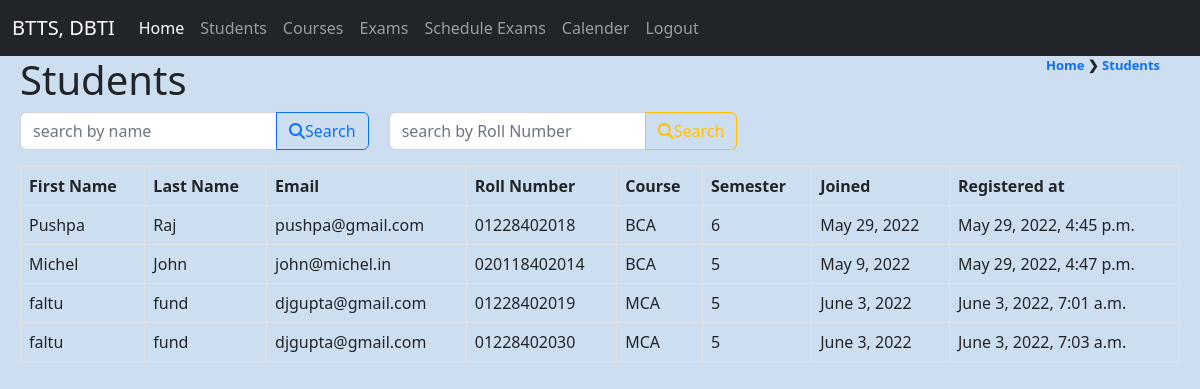
The page /teacher/students/ (signed in) on the database its author committed.
### student/models.py (models this page shows)
class all_students(models.Model):
    first_name = models.CharField(max_length=30)
    last_name = models.CharField(max_length=30)
    email = models.EmailField()
    roll_number = models.BigIntegerField()
    course = models.CharField(max_length=100)
    semester = models.IntegerField()
    joined = models.DateField()
    password = models.CharField(max_length=20, default='user12345')
    registered_at = models.DateTimeField(auto_now_add=True)

### teacher/views.py (the view)
# urls.py: path('students/', views.students, name='students'),                                                         #working
def students(request):
    ast = all_students.objects.all()
    return render(request, 'students.html', {"students":ast})

### teacher/templates/students.html (shortened to what this page needs)
{% extends 'base.html' %}
{% block content %}
<p class="_dirs"> <a href="{% url 'dashboard' %}">Home </a> &#10095; <a href="{% url 'students' %}"> Students</a> </p>
    <h1>Students</h1>
    <div style="display:flex;">
        <form action="{% url 'search_st_name' %}" method="GET" style="margin-right:20px;">
            <div class="input-group">
                <div class="form-outline">
                  <input type="search" name="query" id="query" class="form-control" placeholder="search by name" style="border-top-right-radius:0px; border-bottom-right-radius:0px;" />
                </div>
                <button type="submit" class="btn btn-outline-primary"><i class="fas fa-search"></i>Search </button>
            </div>
        </form>
        <form action="{% url 'search_st_roll_no' %}" method="GET" style="margin-right:20px;">
            <div class="input-group">
                <div class="form-outline">
                  <input type="search" name="query" id="query" class="form-control" placeholder="search by Roll Number" style="border-top-right-radius:0px; border-bottom-right-radius:0px;" />
                </div>
                <button type="submit" class="btn btn-outline-warning"><i class="fas fa-search"></i>Search </button>
            </div>
        </form>
    </div>
    {% if students %}
    <table class="table table-bordered">
        <thead class="thead-dark">
            <tr>
                <th scope="col">First Name</th>
                <th scope="col">Last Name</th>
                <th scope="col">Email</th>
                <th scope="col">Roll Number</th>
                <th scope="col">Course</th>
                <th scope="col">Semester</th>
                <th scope="col">Joined</th>
                <th scope="col">Registered at</th>
            </tr>
        </thead>
        <tbody>
            {% for student in students %}
            <tr>
                <td>{{student.first_name}}</td>
                <td>{{student.last_name}}</td>
                <td>{{student.email}}</td>
                <td>0{{student.roll_number}}</td>
                <td>{{student.course}}</td>
                <td>{{student.semester}}</td>
                <td>{{student.joined}}</td>
                <td>{{student.registered_at}}</td>
            </tr>
            {% endfor %}
        </tbody>
    </table>
    {% else %}
        <div class="alert alert-danger"> <b> Information not available </b> </div>
    {% endif %}
{% endblock %}

### teacher/templates/base.html (shortened to what this page needs)
{% block link %}
<link href="https://cdn.jsdelivr.net/npm/bootstrap@5.2.0-beta1/dist/css/bootstrap.min.css" rel="stylesheet">
{% endblock %}
{% if user.is_authenticated %}
{% load static %}
<!DOCTYPE html>
<html lang="en">
<head>
    <link href="https://cdn.jsdelivr.net/npm/bootstrap@5.2.0-beta1/dist/css/bootstrap.min.css" rel="stylesheet">
	  <link rel="stylesheet" href="https://stackpath.bootstrapcdn.com/font-awesome/4.7.0/css/font-awesome.min.css">
    <link rel="stylesheet" href="{% static 'style.css' %}">
    <link rel="stylesheet" href="https://cdnjs.cloudflare.com/ajax/libs/font-awesome/6.1.1/css/all.min.css">
</head>
<body>
    <nav class="navbar navbar-dark navbar-expand-lg bg-dark">
        <div class="container-fluid">
          <a class="navbar-brand" href="{% url 'dashboard' %}">BTTS, DBTI</a>
          <div class="collapse navbar-collapse" id="navbarNavDropdown">
            <ul class="navbar-nav">
              <li class="nav-item">
                <a class="nav-link active" aria-current="page" href="{% url 'dashboard' %}">Home</a>
              </li>
              <li class="nav-item">
                <a class="nav-link" href="{% url 'students' %}">Students</a>
              </li>
              <li class="nav-item">
                <a class="nav-link" href="{% url 'courses' %}">Courses</a>
              </li>
              <li class="nav-item">
                <a class="nav-link" href="{% url 'exams' %}">Exams</a>
              </li>
              <li class="nav-item">
                <a class="nav-link" href="{% url 'scheduleExam' %}">Schedule Exams</a>
              </li>
              <li class="nav-item">
                <a class="nav-link" href="{% url 'calender' %}">Calender</a>
              </li>
              <li class="nav-item">
                <a class="nav-link" href="{% url 'logout' %}">Logout</a>
              </li>
              <li class="nav-item">
                  <a class="nav-link" id="time"></a>
              </li>
            </ul>
          </div>
        </div>
    </nav>
    <div class="content" style="margin-left: 20px; margin-right: 20px;">
      {% block content %}
      {% endblock %}
    </div>
</body>
</html>
{% else %}
    <div class="alert alert-danger">
        Login required to access this page<br>
        Please <a href="{% url 'login' %}"> Login </a> to continue.
    </div>
{% endif %}

### teacher/static/style.css (style rules this page uses)
body { background-color: #CDDEF0; }
._dirs { font-size: small; font-weight: bold; float: right; margin-right: 20px; }
._dirs a { text-decoration: none; }

### rows shown on the page
all_students: first_name "Pushpa", last_name "Raj", email "pushpa@gmail.com", roll_number "1228402018", course "BCA", semester "6", joined "May 29, 2022", registered_at "May 29, 2022, 4:45 p.m."
all_students: first_name "Michel", last_name "John", email "john@michel.in", roll_number "20118402014", course "BCA", semester "5", joined "May 9, 2022", registered_at "May 29, 2022, 4:47 p.m."
all_students: first_name "faltu", last_name "fund", email "djgupta@gmail.com", roll_number "1228402019", course "MCA", semester "5", joined "June 3, 2022", registered_at "June 3, 2022, 7:01 a.m."
all_students: first_name "faltu", last_name "fund", email "djgupta@gmail.com", roll_number "1228402030", course "MCA", semester "5", joined "June 3, 2022", registered_at "June 3, 2022, 7:03 a.m."
